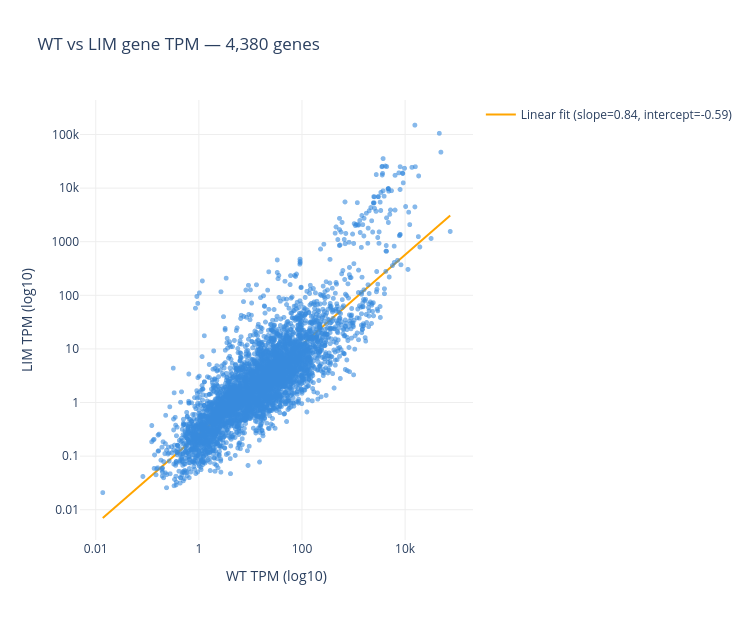

The notebook cell this image was saved under:
### Code cell
import plotly.express as px

# Keep only genes with counts > 0 in both conditions
df = merged[(merged.wt_TPM > 0) & (merged.lim_TPM > 0)].copy()

# Plot
fig = px.scatter(
    df,
    x="wt_TPM",
    y="lim_TPM",
    hover_name="Name",
    hover_data={"Name": True, "gene_id": True, "Product": True, "Chr": True,
                "wt_TPM": True, "lim_TPM": True},
    log_x=True,
    log_y=True,
    opacity=0.6,
    labels={"wt_TPM": "WT TPM (log10)", "lim_TPM": "LIM TPM (log10)"},
    title=f"WT vs LIM gene TPM — {len(df):,} genes",
)

# 1:1 reference line
axis_min = min(df["wt_TPM"].min(), df["lim_TPM"].min())
axis_max = max(df["wt_TPM"].max(), df["lim_TPM"].max())


# Linear fit on log10-transformed values
log_wt = np.log10(df["wt_TPM"])
log_lim = np.log10(df["lim_TPM"])
coeffs = np.polyfit(log_wt, log_lim, 1)
slope, intercept = coeffs

x_fit = np.linspace(log_wt.min(), log_wt.max(), 200)
y_fit = slope * x_fit + intercept

fig.add_scatter(
    x=10**x_fit,
    y=10**y_fit,
    mode="lines",
    line=dict(color="orange", width=2),
    name=f"Linear fit (slope={slope:.2f}, intercept={intercept:.2f})",
)

fig.update_traces(marker=dict(size=5, color="#378ADD"))
fig.update_layout(
    width=750, height=620,
    plot_bgcolor="white",
    xaxis=dict(showgrid=True, gridcolor="#eeeeee"),
    yaxis=dict(showgrid=True, gridcolor="#eeeeee"),
)

# Works in Jupyter and also saves a standalone HTML file
fig.show()
fig.write_html("scatter_wt_vs_lim.html")
print("Saved: scatter_wt_vs_lim.html")

### Figure 1 — Plotly figure (JSON) as saved in the notebook; plotly's stock layout.template omitted (floating-point values rounded to 4 significant figures; data arrays with more than 128 entries replaced by an {"elided": "..."} marker saying what was removed)
{"data": [{"customdata": {"elided": "4380x4 str values"}, "hovertemplate": "<b>%{hovertext}</b><br><br>WT TPM (log10)=%{x}<br>LIM TPM (log10)=%{y}<br>Name=%{customdata[0]}<br>gene_id=%{customdata[1]}<br>Product=%{customdata[2]}<br>Chr=%{customdata[3]}<extra></extra>", "hovertext": {"elided": "4380 str values"}, "legendgroup": "", "marker": {"color": "#378ADD", "opacity": 0.6, "size": 5, "symbol": "circle"}, "mode": "markers", "name": "", "showlegend": false, "type": "scattergl", "x": {"elided": "4380 float values"}, "xaxis": "x", "y": {"elided": "4380 float values"}, "yaxis": "y"}, {"line": {"color": "orange", "width": 2}, "marker": {"color": "#378ADD", "size": 5}, "mode": "lines", "name": "Linear fit (slope=0.84, intercept=-0.59)", "type": "scatter", "x": {"elided": "200 float values"}, "y": {"elided": "200 float values"}}], "layout": {"height": 620, "legend": {"tracegroupgap": 0}, "plot_bgcolor": "white", "title": {"text": "WT vs LIM gene TPM — 4,380 genes"}, "width": 750, "xaxis": {"anchor": "y", "domain": [0, 1], "gridcolor": "#eeeeee", "showgrid": true, "title": {"text": "WT TPM (log10)"}, "type": "log"}, "yaxis": {"anchor": "x", "domain": [0, 1], "gridcolor": "#eeeeee", "showgrid": true, "title": {"text": "LIM TPM (log10)"}, "type": "log"}}}
